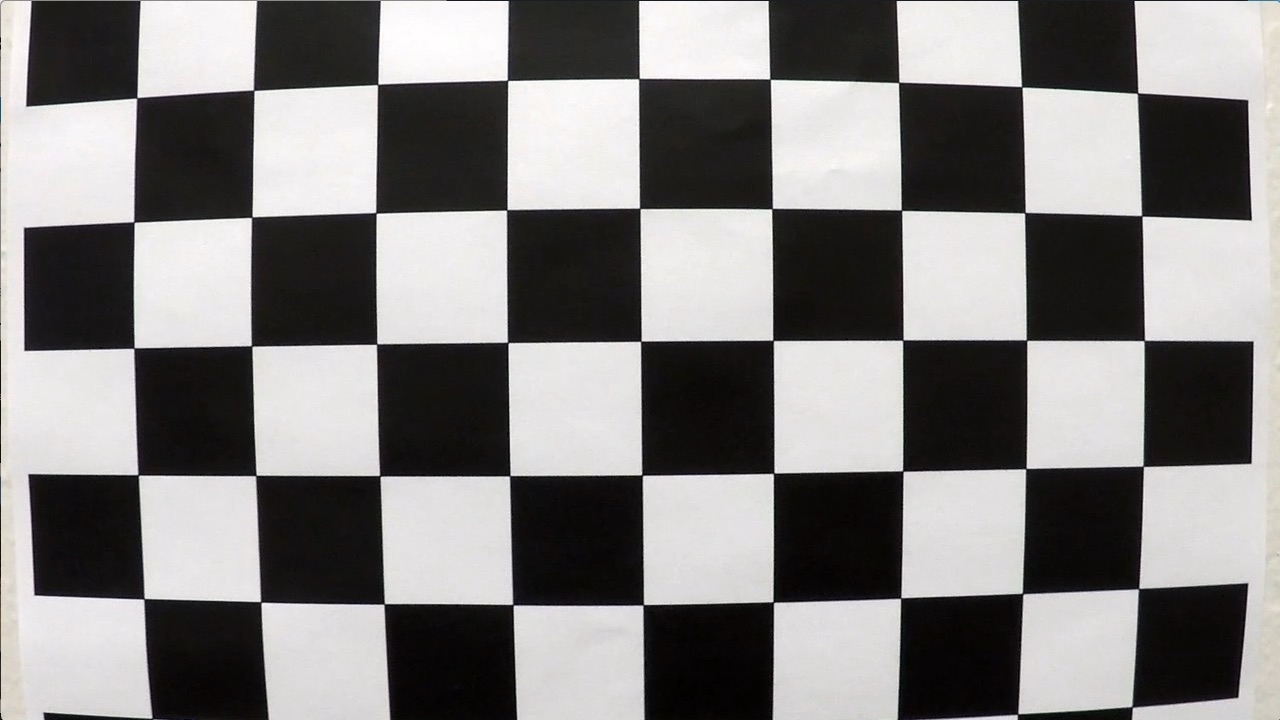
#> input picture camera_cal/calibration1.jpg, 1280 x 720 px; its folder holds 5 pictures in this run
$ python warp_helpers.py
#> lines starting #> are read from the running program, lines starting #| are printed output that depends on the picture
#> further down, input_image is the input picture: shape (720, 1280, 3); mean B, G, R 127.8, 128.4, 130.1
import numpy as np
import cv2
import glob


NX, NY = (9, 6)
CALIBRATION_IMAGES_PATH = '../camera_cal/'
MARGINX_OF_OBJECT_IMAGE,  MARGINY_OF_OBJECT_IMAGE = 136, 100

def undistort(img):
    # prepare object points, like (0,0,0), (1,0,0), (2,0,0) ....,(6,5,0)
    objp = np.zeros((NX*NY, 3), np.float32)
    objp[:, :2] = np.mgrid[0:NX, 0:NY].T.reshape(-1, 2)

    # Arrays to store object points and image points from all the images.
    objpoints = []  # 3d points in real world space
    imgpoints = []  # 2d points in image plane.
    # Make a list of calibration images
    path_pattern = CALIBRATION_IMAGES_PATH+'calibration*.jpg'
    print(path_pattern)
    images = glob.glob(path_pattern)
    print(images)

    # Step through the list and search for chessboard corners
    for idx, fname in enumerate(images):
        # print(fname)

        curr_image = cv2.imread(fname)
        gray = cv2.cvtColor(curr_image, cv2.COLOR_BGR2GRAY)

        # Find the chessboard corners
        ret, corners = cv2.findChessboardCorners(gray, (NX, NY), None)
#> ret = False; corners = None

        # If found, add object points, image points
        if ret == True:
            objpoints.append(objp)
            imgpoints.append(corners)
    img_size = (img.shape[1], img.shape[0])
#> img_size = (1280, 720)
    # Do camera calibration given object points and image points
    ret, mtx, dist, rvecs, tvecs = cv2.calibrateCamera(
        objpoints, imgpoints, img_size, None, None)
    if ret:
        dst = cv2.undistort(img, mtx, dist, None, mtx)
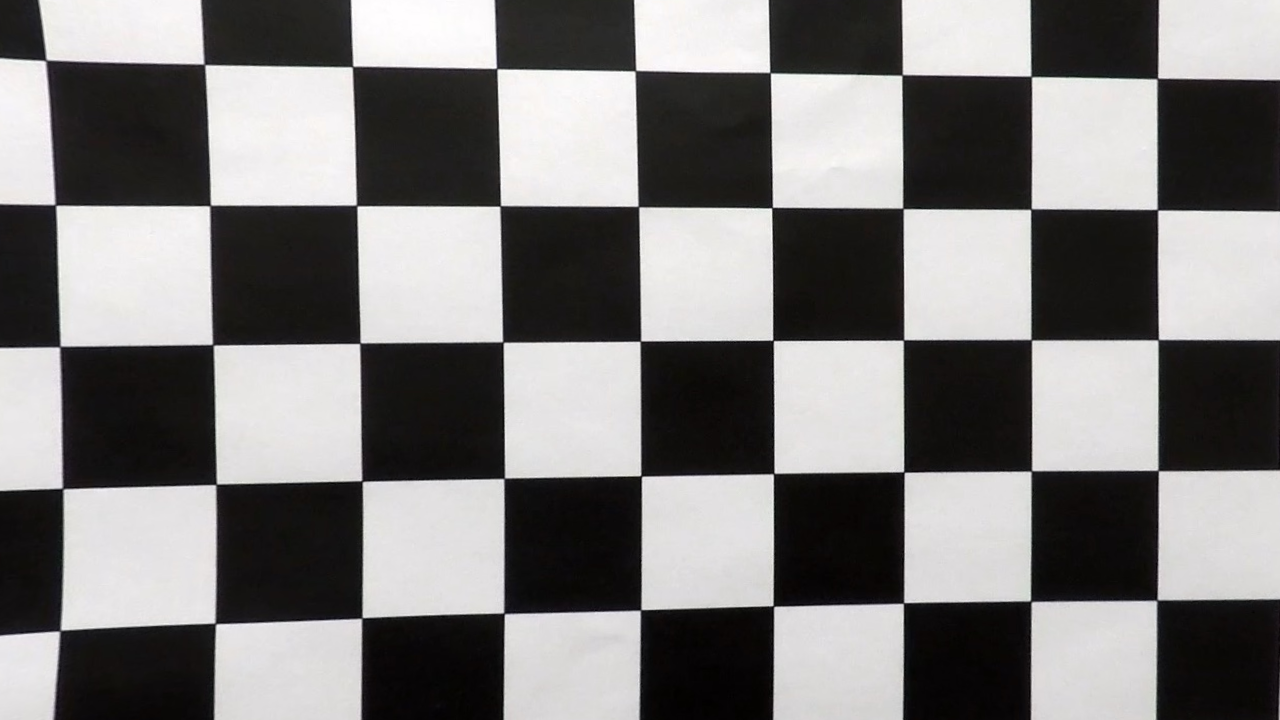
#> dst: shape (720, 1280, 3); mean B, G, R 123.1, 123.5, 125.1
        # cv2.imshow("undist", dst)

        return dst
    else:
        raise("ERROR while calibration")

def warper(img, src, dst):
    # Compute and apply perpective transform
    img_size = (img.shape[1], img.shape[0])
    M = cv2.getPerspectiveTransform(src, dst)
    # keep same size as input image
    warped = cv2.warpPerspective(img, M, img_size, flags=cv2.INTER_NEAREST)
    return warped


def visualize_points(points, img):
    for point in points:
        cv2.circle(img, point, radius=7, color=(0, 0, 255), thickness=-20)
    cv2.imshow("points", img)
    cv2.waitKey(0)


def get_calibration_points(img,marginx=MARGINX_OF_OBJECT_IMAGE,marginy=MARGINY_OF_OBJECT_IMAGE):
    img_copy = np.copy(img)
    h, w = img_copy.shape[:2]
    NX, NY = (9, 6)
    gray = cv2.cvtColor(img_copy, cv2.COLOR_BGR2RGB)
    corner_points = [(marginx-19, marginy+60), (w-marginx+96, marginy+71),
                     (marginx+110, h-marginy+23), (w-marginx-65, h-marginy+15)]
    ret, corners = cv2.findChessboardCorners(gray, (NX, NY), None)
    dst = np.float32(corner_points)
    src = np.float32([corners[0], corners[NX-1], corners[-NY], corners[-1]])

    visualize_points(corner_points, img_copy)

    return src, dst

image_path ="../camera_cal/calibration1.jpg"
input_image = cv2.imread(image_path)
undist = undistort(input_image)
# src, dst = get_calibration_points(undist)


# warped = warper(undist, src, dst)
cv2.imshow("undistorted version of  "+image_path.split('/')[-1], undist)
# cv2.imshow("warped", warped)
cv2.waitKey(0)
